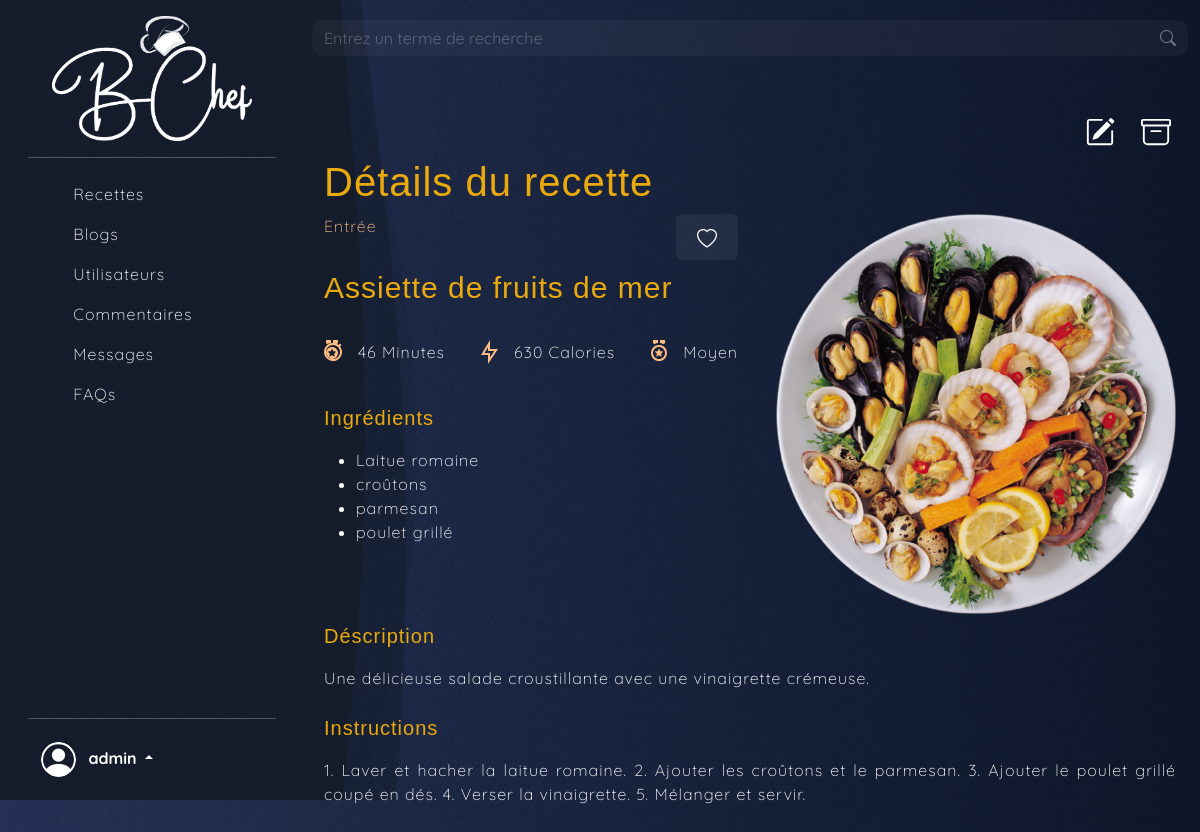
The app's page /admin/details_recettes.php?id_recette=1&action=edit (signed in) with its own data.
### tables this page shows
CREATE TABLE `recettes` (
  `id_recette` int(11) NOT NULL,
  `titre` varchar(100) NOT NULL,
  `description` text DEFAULT NULL,
  `ingredients` text DEFAULT NULL,
  `instructions` text DEFAULT NULL,
  `url_image` varchar(255) DEFAULT NULL,
  `categorie` varchar(50) DEFAULT NULL,
  `cree_le` timestamp NOT NULL DEFAULT current_timestamp(),
  `temps` int(11) DEFAULT NULL,
  `calorie` int(11) DEFAULT NULL,
  `difficulte` varchar(50) DEFAULT NULL,
  `note` int(5) DEFAULT 0
);

### admin/details_recettes.php (the view, shortened to what this page needs)
<?php
include 'header_admin.php';
$connexion = connexion();
$id_recette = isset($_GET['id_recette']) ? $_GET['id_recette'] : null;
function getRecettes($connexion, $id_recette) {
    try {
        $res = $connexion->prepare("SELECT * FROM recettes WHERE id_recette = ?");
        $res->execute([$id_recette]);
        return $res->fetch();
    } catch (PDOException $e) {
        return array();
    }
}
$recette = getRecettes($connexion, $id_recette);
?>
<main>
<section class="ingrédiant">
<div class="d-flex justify-content-end react p-1">
                      <div class="edit">
                        <a href="edit_recettes.php?id_recette=<?php echo $recette['id_recette'];?>&action=edit"
                          class="btn btn-white">
                        </a>
                      </div>
                      <div class="delete">
                        <a href="delete_recettes.php?id_recette=<?php echo $recette['id_recette'];?>"
                          class="btn btn-white">
                        </a>
                      </div>
                      </div>
    <div class="container">
    <h1>Détails du recette</h1>
      <div class="row recette">
        <div class="col-md-6">
          <div class="d-flex  justify-content-between"><span><?php echo $recette['categorie']; ?></span><button type="submit" class=" btn boutton"></button></div>
          <h2><?php echo $recette['titre']; ?></h2>
          <div class="d-flex justify-content-between py-3">
            <div class="d-flex gap-3" >
              <p><?php echo $recette['temps']; ?> Minutes</p>
            </div>
            <div class="d-flex gap-3">
              <svg width="17" height="24" viewBox="0 0 17 24" fill="none" xmlns="http://www.w3.org/2000/svg">
                <path d="M9 9H17L7 24V15H0L9 0V9ZM7 11V7.22L3.532 13H9V17.394L13.263 11H7Z" fill="#FDBD84"/>
              </svg>
              <p><?php echo $recette['calorie']; ?> Calories</p>
            </div>
            <div class="d-flex gap-3">
              <p><?php echo $recette['difficulte']; ?></p>
            </div>
          </div>
          <h3>Ingrédients</h3>
          <div class="Ingrédients-card">
            <ul>
              <?php foreach(explode(",", $recette['ingredients']) as $ingredient) : ?>
                <li><?php echo $ingredient; ?></li>
              <?php endforeach; ?>
            </ul>
          </div>
        </div>
        <div class="col-md-6 text-end">
          <div class="image-recette">
            <div class="card-image-recette">
              <img src="../images/<?php echo $recette['url_image']; ?>" alt="" class="card-img-recette" width="400px">
            </div>
          </div>
        </div>
      </div>
      <div class="row">
        <div class="col-md-12">
          <h3>Déscription</h3>
          <p class=""><?php echo $recette['description']; ?></p>
        </div>
      </div>
      <div class="row">
      <div class="col-md-12">
    <h3>Instructions</h3>
    <p class=""><?php echo $recette['instructions']; ?></p>
</div>
    </div>
  </section>
</main>

### admin/style.css (style rules this page uses)
* { margin: 0; padding: 0; -webkit-box-sizing: border-box; box-sizing: border-box; }
body { font-family: "Quicksand", sans-serif; font-optical-sizing: auto; font-weight: 100; font-size: 16px; font-style: normal; letter-spacing: 1px; color: black; background: rgb(15,24,44); background: linear-gradient(270deg, #0f182c 0%, #27355a 100%); color: white; }
body::after { content: url(); background-image: url(../images/Background\ Noise.svg); background-size: cover; background-repeat: repeat; background-position: center; position: fixed; height: 100%; top: 0; left: 0; bottom: 0; right: 0; z-index: -1; }
h1 { font-family: "Archivo Black", sans-serif; font-optical-sizing: auto; font-weight: 500; font-size: 40px; color: #EAA90C; }
h2 { padding: 10px 0; font-family: "Archivo Black", sans-serif; font-optical-sizing: auto; font-weight: 500; font-size: 30px; color: #EAA90C; }
h3 { padding: 10px 0; font-family: "Archivo Black", sans-serif; font-optical-sizing: auto; font-size: 20px; color: #EAA90C; }
p { text-align: justify; }
section { margin: 30px 0; padding: 20px 0; }
a { text-decoration: none; color: white; }
span { color: #FDBD84; }
.boutton { background-color: #ffffff0f; position: relative; display: inline-block; padding: 10px 20px; color: #ffffff; font-size: 16px; text-decoration: none; text-transform: uppercase; overflow: hidden; transition: .5s; letter-spacing: 4px; }

### records on screen
recettes: categorie "Entrée", titre "Assiette de fruits de mer", temps "46", calorie "630", difficulte "Moyen", ingredients "Laitue romaine", ingredients "croûtons", ingredients "parmesan", ingredients "poulet grillé", url_image (picture), description "Une délicieuse salade croustillante avec une vinaigrette crémeuse.", instructions "1. Laver et hacher la laitue romaine. 2. Ajouter les croûtons et le parmesan. 3. Ajouter le poulet grillé coupé en dés. 4. Verser la vinaigrette. 5. Mélanger et servir."

### other values on screen
$_SESSION['admin'] "admin"
